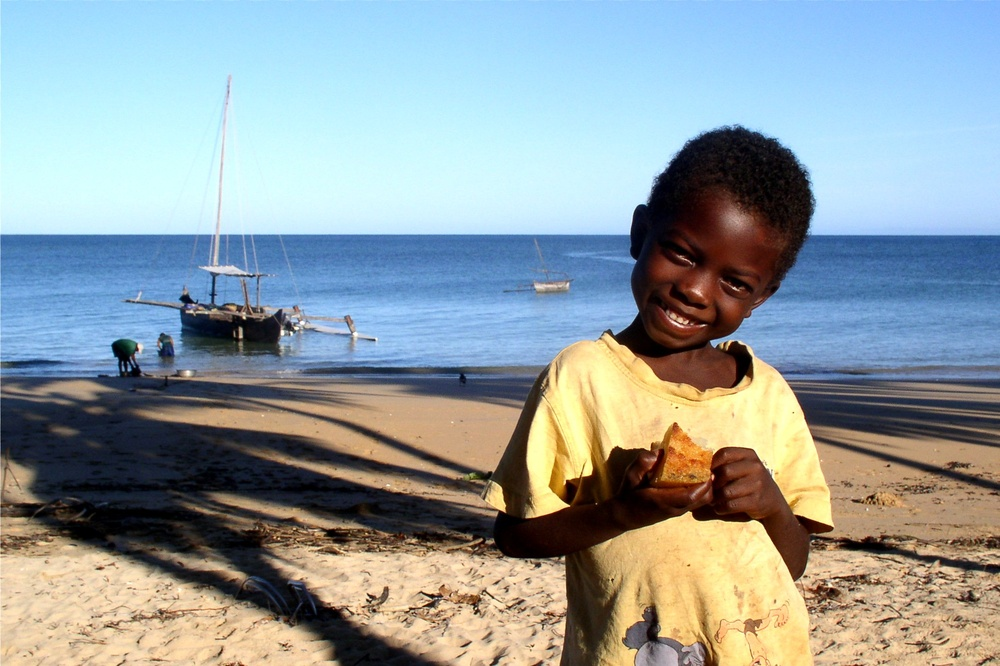
#> input picture Python aplikacija/example.jpeg, 1000 x 666 px, shrunk from 2059 x 1372 before the run
$ python sobel.py example.jpeg 5 5   (older library calls are emulated)
#> lines starting #> are read from the running program, lines starting #| are printed output that depends on the picture
import sys
import os
import cv2
import numpy as np
from matplotlib import pyplot as plt

# Spravuvanje so argumentite
imagePath = sys.argv[1]

if not os.path.isfile(imagePath):
	raise ValueError('File not found')

image = cv2.imread(imagePath, 0)
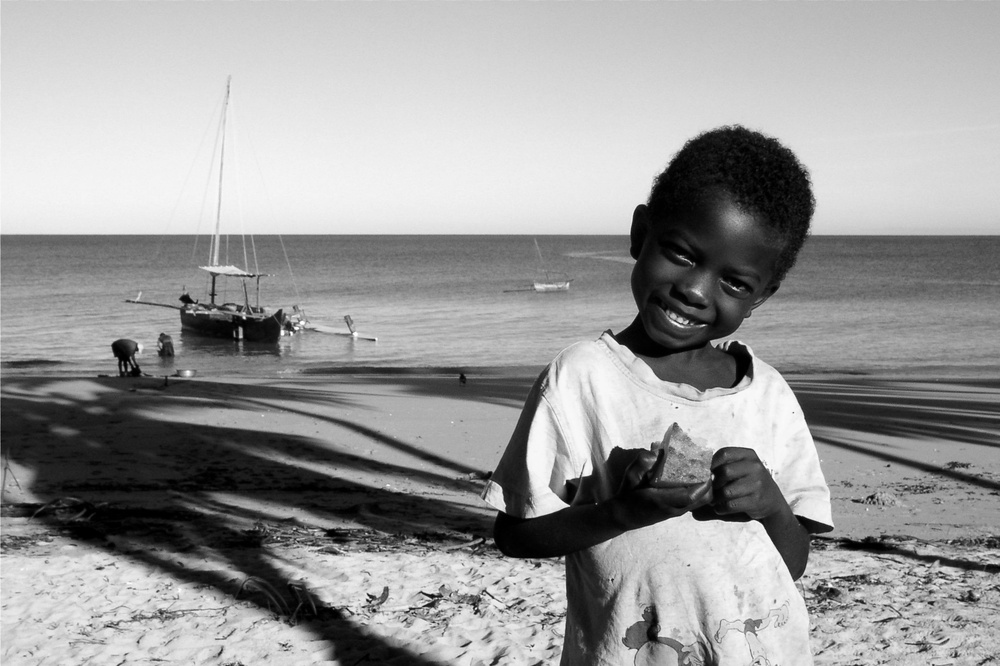
#> image: shape (666, 1000); min 0, max 255, mean 154.8

dx = int(sys.argv[2])
dy = int(sys.argv[3])

if dx + dy == 0:
	raise ValueError('Both dx and dy cannot be zeros.')

# Upotreba na Sobel operatorot
#> (the run stopped early here; a loop or call above may not have finished)
